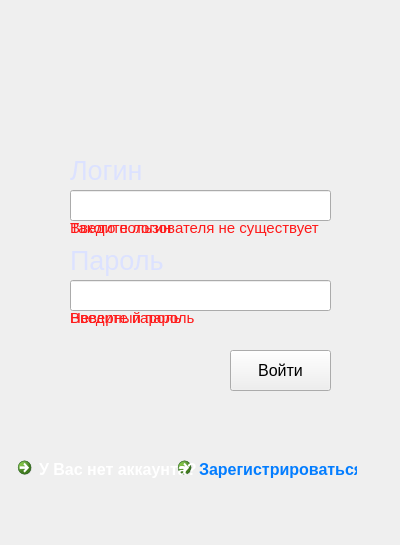
<?xml version="1.0" encoding="UTF-8"?>
<ui version="4.0">
 <class>Form</class>
 <widget class="QWidget" name="Form">
  <property name="geometry">
   <rect>
    <x>0</x>
    <y>0</y>
    <width>400</width>
    <height>545</height>
   </rect>
  </property>
  <property name="minimumSize">
   <size>
    <width>400</width>
    <height>545</height>
   </size>
  </property>
  <property name="maximumSize">
   <size>
    <width>400</width>
    <height>545</height>
   </size>
  </property>
  <property name="windowTitle">
   <string>Login</string>
  </property>
  <widget class="QLabel" name="label_3">
   <property name="geometry">
    <rect>
     <x>70</x>
     <y>240</y>
     <width>361</width>
     <height>41</height>
    </rect>
   </property>
   <property name="font">
    <font>
     <pointsize>20</pointsize>
     <weight>50</weight>
     <bold>false</bold>
    </font>
   </property>
   <property name="styleSheet">
    <string notr="true">color: rgb(220, 226, 255);</string>
   </property>
   <property name="text">
    <string>Пароль</string>
   </property>
  </widget>
  <widget class="QCommandLinkButton" name="commandLinkButton">
   <property name="geometry">
    <rect>
     <x>170</x>
     <y>450</y>
     <width>191</width>
     <height>41</height>
    </rect>
   </property>
   <property name="font">
    <font>
     <family>Segoe UI</family>
     <pointsize>12</pointsize>
    </font>
   </property>
   <property name="styleSheet">
    <string notr="true">color: rgb(3, 125, 255);</string>
   </property>
   <property name="text">
    <string>Зарегистрироваться</string>
   </property>
   <property name="icon">
    <iconset>
     <normaloff>../../Downloads/space.png</normaloff>../../Downloads/space.png</iconset>
   </property>
  </widget>
  <widget class="QCommandLinkButton" name="commandLinkButton_2">
   <property name="geometry">
    <rect>
     <x>10</x>
     <y>450</y>
     <width>191</width>
     <height>41</height>
    </rect>
   </property>
   <property name="font">
    <font>
     <family>Segoe UI</family>
     <pointsize>12</pointsize>
    </font>
   </property>
   <property name="styleSheet">
    <string notr="true">color: rgb(255, 255, 255);</string>
   </property>
   <property name="text">
    <string>У Вас нет аккаунта?</string>
   </property>
   <property name="icon">
    <iconset>
     <normaloff>../../Downloads/space.png</normaloff>../../Downloads/space.png</iconset>
   </property>
  </widget>
  <widget class="QLineEdit" name="lineEdit_2">
   <property name="geometry">
    <rect>
     <x>70</x>
     <y>280</y>
     <width>261</width>
     <height>31</height>
    </rect>
   </property>
  </widget>
  <widget class="QLineEdit" name="lineEdit">
   <property name="geometry">
    <rect>
     <x>70</x>
     <y>190</y>
     <width>261</width>
     <height>31</height>
    </rect>
   </property>
  </widget>
  <widget class="QLabel" name="label_2">
   <property name="geometry">
    <rect>
     <x>70</x>
     <y>150</y>
     <width>361</width>
     <height>41</height>
    </rect>
   </property>
   <property name="font">
    <font>
     <pointsize>20</pointsize>
     <weight>50</weight>
     <bold>false</bold>
    </font>
   </property>
   <property name="styleSheet">
    <string notr="true">color: rgb(220, 226, 255);</string>
   </property>
   <property name="text">
    <string>Логин</string>
   </property>
  </widget>
  <widget class="QPushButton" name="pushButton">
   <property name="geometry">
    <rect>
     <x>230</x>
     <y>350</y>
     <width>101</width>
     <height>41</height>
    </rect>
   </property>
   <property name="font">
    <font>
     <pointsize>12</pointsize>
    </font>
   </property>
   <property name="text">
    <string>Войти</string>
   </property>
  </widget>
  <widget class="QLabel" name="label_4">
   <property name="geometry">
    <rect>
     <x>-50</x>
     <y>-80</y>
     <width>801</width>
     <height>831</height>
    </rect>
   </property>
   <property name="styleSheet">
    <string notr="true">background-image: url(National-Bonsai.jpg);</string>
   </property>
   <property name="text">
    <string/>
   </property>
  </widget>
  <widget class="QLabel" name="label">
   <property name="geometry">
    <rect>
     <x>70</x>
     <y>220</y>
     <width>311</width>
     <height>16</height>
    </rect>
   </property>
   <property name="font">
    <font>
     <pointsize>11</pointsize>
    </font>
   </property>
   <property name="styleSheet">
    <string notr="true">color: rgb(255, 25, 25);</string>
   </property>
   <property name="text">
    <string>Такого пользователя не существует</string>
   </property>
  </widget>
  <widget class="QLabel" name="label_5">
   <property name="geometry">
    <rect>
     <x>70</x>
     <y>310</y>
     <width>311</width>
     <height>16</height>
    </rect>
   </property>
   <property name="font">
    <font>
     <pointsize>11</pointsize>
    </font>
   </property>
   <property name="styleSheet">
    <string notr="true">color: rgb(255, 25, 25);</string>
   </property>
   <property name="text">
    <string>Неверный пароль</string>
   </property>
  </widget>
  <widget class="QLabel" name="label_6">
   <property name="geometry">
    <rect>
     <x>70</x>
     <y>220</y>
     <width>311</width>
     <height>16</height>
    </rect>
   </property>
   <property name="font">
    <font>
     <pointsize>11</pointsize>
    </font>
   </property>
   <property name="styleSheet">
    <string notr="true">color: rgb(255, 25, 25);</string>
   </property>
   <property name="text">
    <string>Введите логин</string>
   </property>
  </widget>
  <widget class="QLabel" name="label_7">
   <property name="geometry">
    <rect>
     <x>70</x>
     <y>310</y>
     <width>311</width>
     <height>16</height>
    </rect>
   </property>
   <property name="font">
    <font>
     <pointsize>11</pointsize>
    </font>
   </property>
   <property name="styleSheet">
    <string notr="true">color: rgb(255, 25, 25);</string>
   </property>
   <property name="text">
    <string>Введите пароль</string>
   </property>
  </widget>
  <zorder>label_4</zorder>
  <zorder>label_3</zorder>
  <zorder>commandLinkButton</zorder>
  <zorder>commandLinkButton_2</zorder>
  <zorder>lineEdit_2</zorder>
  <zorder>lineEdit</zorder>
  <zorder>label_2</zorder>
  <zorder>pushButton</zorder>
  <zorder>label</zorder>
  <zorder>label_5</zorder>
  <zorder>label_6</zorder>
  <zorder>label_7</zorder>
 </widget>
 <resources>
  <include location="login.qrc"/>
 </resources>
 <connections/>
</ui>
